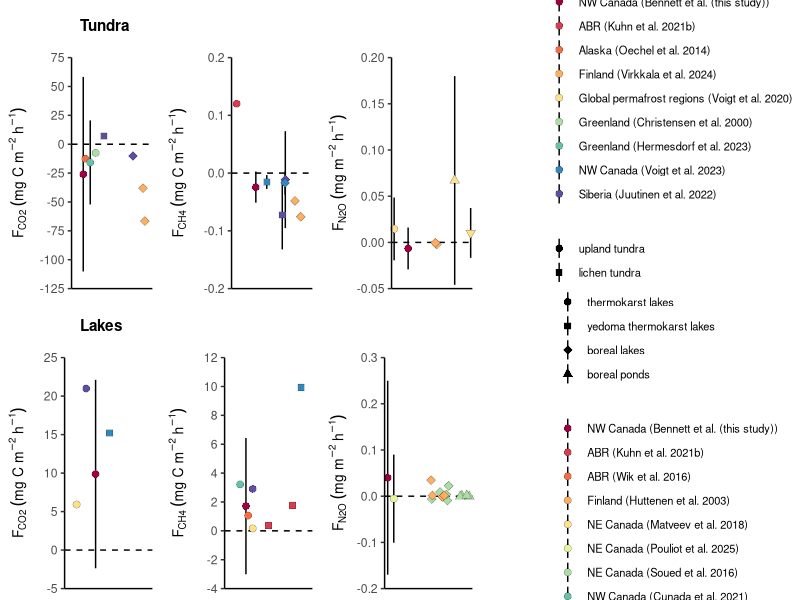
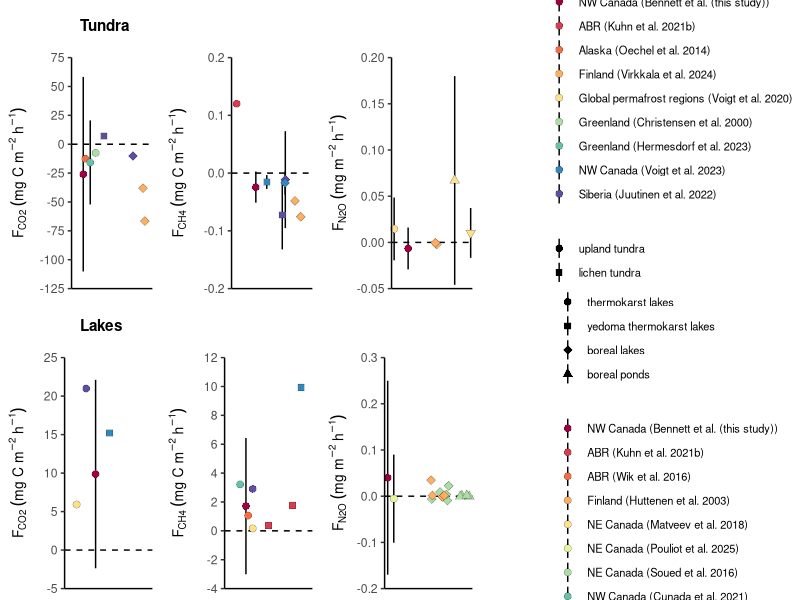

Write R code to recreate these figures, in order.
## ---- chunk 1
knitr::opts_chunk$set(echo = TRUE)
## ---- chunk 2
library('dplyr')
library('purrr')
library("ggplot2")
library("tidyr")
library("cowplot")
## ---- chunk 3
tundra_litvals <- read.csv(file = "data/tundra_lit_comparison_cleaned.csv" )
lake_litvals <- read.csv(file = "data/lake_lit_comparison_cleaned.csv")

#add labeling column "region (reference)"
tundra_litvals <- tundra_litvals %>%
  mutate(p_label = paste0(region, " (", reference, ")"))
head(tundra_litvals$p_label)

lake_litvals <- lake_litvals %>%
  mutate(p_label = paste0(region, " (", reference, ")"))
head(lake_litvals$p_label)
## ---- chunk 4
## plot aesthetics
#create color palette
tundra_col_pal <- c("#9E0142FF", "#D53E4FFF", "#F46D43FF", "#FDAE61FF", "#FEE08BFF", "#ABDDA4FF", "#66C2A5FF", "#3288BDFF", "#5E4FA2FF")
#shape palette 
tundra_shape_pal <- c(21:25) #same for lakes
#set tundra_type order
tundra_order <- c("upland tundra", "lichen tundra", "shrub tundra", "unvegetated permafrost", "vegetated permafrost")
#set manual order to legend entries, put my study first
tundra_litvals$p_label <- factor(tundra_litvals$p_label,
                       levels = c("NW Canada (Bennett et al. (this study))",
                                  sort(setdiff(unique(tundra_litvals$p_label), "NW Canada (Bennett et al. (this study))"))))

pt_size <- 2.4 #universal point size 
lg_size <- 0.6 #universal legend point size 

## Plotting
# CO2 tundra
p_co2 <- ggplot(data = tundra_litvals, 
                aes(x = factor(tundra_type,levels = tundra_order), y = mean_co2_mgcm2h, 
                                           fill = p_label, shape = tundra_type))+
  geom_hline(yintercept = 0, linetype = "dashed", color = "black")+
  geom_pointrange(aes(ymin = mean_co2_mgcm2h - sd_co2_mgcm2h, #use geom to jitter with errorbars
                      ymax = mean_co2_mgcm2h + sd_co2_mgcm2h), 
                    position=position_jitter(width=0.5), 
                    linetype='solid', size = 1, stroke = 0.1, #point border thickness
                  fatten = pt_size) + #point size
  scale_fill_manual(values = tundra_col_pal, name = NULL)+
  scale_shape_manual(values = tundra_shape_pal, breaks = tundra_order, name = NULL)+ 
  ylab(expression(F[CO2]~(mg~C~m^{-2}~h^{-1}))) + 
  scale_y_continuous(breaks = seq(-125, 75, by = 25), limits = c(-125, 75), 
                     expand = c(0, 0))+ #ends axis exactly at limits
  xlim(c("upland tundra", "lichen tundra", "shrub tundra"))+
  guides(fill = guide_legend(override.aes = list(shape = 21, size = lg_size, stroke = 0.1)), #both legends plot
  shape = guide_legend(override.aes = list(fill = "black", size = lg_size)))+
  coord_cartesian(clip = "off")+ #prevents clipping of shapes
  theme_classic()+
  theme(axis.title.x = element_blank(), axis.ticks.x = element_blank(), axis.text.x = element_blank(),
        legend.text = element_text(size = 8), axis.title.y = element_text(size = 10),
        legend.position = "none") 

# CH4 tundra
p_ch4 <- ggplot(data = tundra_litvals, aes(x = factor(tundra_type, levels = tundra_order), y = mean_ch4_mgcm2h, 
                                           fill = p_label, shape = tundra_type))+
  geom_hline(yintercept = 0, linetype = "dashed", color = "black")+
  geom_pointrange(aes(ymin = mean_ch4_mgcm2h - sd_ch4_mgcm2h, #use geom to jitter with errorbars
                      ymax = mean_ch4_mgcm2h + sd_ch4_mgcm2h), 
                    position=position_jitter(width=0.5), 
                    linetype='solid', size = 1, stroke = 0.1,
                  fatten = pt_size) + #point size
  scale_fill_manual(values = tundra_col_pal, name = "Source")+
  scale_shape_manual(values = tundra_shape_pal, breaks = tundra_order, name = "Landcover type")+ 
  ylab(expression(F[CH4]~(mg~C~m^{-2}~h^{-1}))) + 
  scale_y_continuous(breaks = seq(-0.2, 0.2, by = 0.1), limits = c(-0.2, 0.2), 
                     expand = c(0, 0))+ #ends axis exactly at limits
   xlim(c("upland tundra", "lichen tundra", "shrub tundra"))+
  guides(fill = guide_legend(override.aes = list(shape = 21)),
  shape = guide_legend(override.aes = list(fill = "black")))+
  coord_cartesian(clip = "off")+ #prevents clipping of shapes
  theme_classic()+
  theme(axis.title.x = element_blank(), axis.ticks.x = element_blank(), axis.text.x = element_blank(),
        legend.text = element_text(size = 8), axis.title.y = element_text(size = 10),
        legend.position = "none") #turn off legend

#N2O tundra
p_n2o <- ggplot(data = tundra_litvals, aes(x = factor(tundra_type, levels = tundra_order), y = mean_n2o_mgm2h, 
                                           fill = p_label, shape = tundra_type))+
  geom_hline(yintercept = 0, linetype = "dashed", color = "black")+
  geom_pointrange(aes(ymin = mean_n2o_mgm2h - sd_n2o_mgm2h, #use geom to jitter with errorbars
                      ymax = mean_n2o_mgm2h + sd_n2o_mgm2h), 
                    position=position_jitter(width=0.5), 
                    linetype='solid',  size = 1, stroke = 0.1,
                  fatten = pt_size) + #point size
  scale_fill_manual(values = tundra_col_pal, name = "Source")+
  scale_shape_manual(values = tundra_shape_pal, breaks = tundra_order, name = "Landcover type")+
  ylab(expression(F[N2O]~(mg~m^{-2}~h^{-1}))) + 
  scale_y_continuous(breaks = seq(-0.05, 0.2, by = 0.05), limits = c(-0.05, 0.2), 
                     expand = c(0, 0))+ #ends axis exactly at limits
  guides(fill = guide_legend(override.aes = list(shape = 21)),
  shape = guide_legend(override.aes = list(fill = "black")))+
  coord_cartesian(clip = "off")+ #prevents clipping of shapes
  theme_classic()+
  theme(axis.title.x = element_blank(), axis.ticks.x = element_blank(), axis.text.x = element_blank(),
        legend.text = element_text(size = 8), axis.title.y = element_text(size = 10),
        legend.position = "none") #turn off legend
## ---- chunk 5
## plot aesthetics
lake_col_pal <- c("#9E0142FF", "#D53E4FFF", "#F46D43FF", "#FDAE61FF", "#FEE08BFF", "#E6F598FF", "#ABDDA4FF", "#66C2A5FF", "#3288BDFF", "#5E4FA2FF")  
#shape palette 
lake_shape_pal <- c(21:24)
#set lake_type order
lake_order <- c("thermokarst lakes", "yedoma thermokarst lakes", "boreal lakes", "boreal ponds")
#legend order, put my study first
lake_litvals$p_label <- factor(lake_litvals$p_label,
                       levels = c("NW Canada (Bennett et al. (this study))",
                                  sort(setdiff(unique(lake_litvals$p_label), "NW Canada (Bennett et al. (this study))"))))

#CO2 lake
lac_co2 <- ggplot(data = lake_litvals, aes(x = factor(broader_ecosystem_type, levels = lake_order),
                                           y = mean_co2_mgcm2h, 
                                           fill = p_label, shape = broader_ecosystem_type))+
  geom_hline(yintercept = 0, linetype = "dashed", color = "black")+
  geom_pointrange(aes(ymin = mean_co2_mgcm2h - sd_co2_mgcm2h, #use geom to jitter with errorbars
                      ymax = mean_co2_mgcm2h + sd_co2_mgcm2h), 
                    position=position_jitter(width=0.5), 
                    linetype='solid', size = 1,stroke = 0.1,
                  fatten = pt_size) +
  scale_fill_manual(values = lake_col_pal, name = NULL)+
  scale_shape_manual(values = lake_shape_pal, breaks = lake_order, name = NULL)+ 
  ylab(expression(F[CO2]~(mg~C~m^{-2}~h^{-1}))) + 
  scale_y_continuous(breaks = seq(-5, 25, by =5), limits = c(-5, 25), 
                    expand = c(0, 0))+ #ends axis exactly at limits
  xlim(c("thermokarst lakes", "yedoma thermokarst lakes"))+
  guides(fill = guide_legend(override.aes = list(shape = 21, size = lg_size, stroke = 0.1)), #guides ensures both legends plot, 
  shape = guide_legend(override.aes = list(fill = "black", size = lg_size)))+
  coord_cartesian(clip = "off")+ #prevents clipping of shapes
  theme_classic()+
  theme(axis.title.x = element_blank(), axis.ticks.x = element_blank(), axis.text.x = element_blank(),
        legend.text = element_text(size = 8), axis.title.y = element_text(size = 10),
      legend.position = "none") 

#CH4 lake
lac_ch4 <- ggplot(data = lake_litvals, aes(x = factor(broader_ecosystem_type, levels = lake_order),
                                           y = mean_ch4_mgcm2h, 
                                           fill = p_label, shape = broader_ecosystem_type))+
  geom_hline(yintercept = 0, linetype = "dashed", color = "black")+
  geom_pointrange(aes(ymin = mean_ch4_mgcm2h - sd_ch4_mgcm2h, #use geom to jitter with errorbars
                      ymax = mean_ch4_mgcm2h + sd_ch4_mgcm2h), 
                    position=position_jitter(width=0.5), 
                    linetype='solid', size = 1,stroke = 0.1,
                  fatten = pt_size) +
  scale_fill_manual(values = lake_col_pal, name = "Source")+
  scale_shape_manual(values = lake_shape_pal, breaks = lake_order, name = "Waterbody type")+ 
  ylab(expression(F[CH4]~(mg~C~m^{-2}~h^{-1}))) + 
  scale_y_continuous(breaks = seq(-4, 12, by =2), limits = c(-4, 12), 
                    expand = c(0, 0))+ #ends axis exactly at limits
  xlim(c("thermokarst lakes", "yedoma thermokarst lakes"))+
  guides(fill = guide_legend(override.aes = list(shape = 21)), #ensures both fill and shape legends plot
  shape = guide_legend(override.aes = list(fill = "black")))+
  coord_cartesian(clip = "off")+ #prevents clipping of shapes
  theme_classic()+
  theme(axis.title.x = element_blank(), axis.ticks.x = element_blank(), axis.text.x = element_blank(),
        legend.text = element_text(size = 8), axis.title.y = element_text(size = 10),
        legend.position = "none") #turn off legend

#N2O tundra
lac_n2o <- ggplot(data = lake_litvals, aes(x = factor(broader_ecosystem_type, levels = lake_order),
                                           y = mean_n2o_mgm2h, 
                                           fill = p_label, shape = broader_ecosystem_type))+
  geom_hline(yintercept = 0, linetype = "dashed", color = "black")+
  geom_pointrange(aes(ymin = mean_n2o_mgm2h - sd_n2o_mgm2h, #use geom to jitter with errorbars
                      ymax = mean_n2o_mgm2h + sd_n2o_mgm2h), 
                    position=position_jitter(width=0.5), 
                    linetype='solid', size = 1, stroke = 0.1,
                  fatten = pt_size) +
  scale_fill_manual(values = lake_col_pal, name = "Source")+
  scale_shape_manual(values = lake_shape_pal, breaks = lake_order, name = "Waterbody type")+ 
  ylab(expression(F[N2O]~(mg~m^{-2}~h^{-1}))) + 
  scale_y_continuous(breaks = seq(-0.2, 0.3, by =0.1), limits = c(-0.2, 0.3), 
                    expand = c(0, 0))+ #ends axis exactly at limits
  guides(fill = guide_legend(override.aes = list(shape = 21)), #ensures both fill and shape legends plot
  shape = guide_legend(override.aes = list(fill = "black")))+
  coord_cartesian(clip = "off")+ #prevents clipping of shapes
  theme_classic()+
  theme(axis.title.x = element_blank(), axis.ticks.x = element_blank(), axis.text.x = element_blank(),
        legend.text = element_text(size = 8), axis.title.y = element_text(size = 10),
        legend.position = "none") #turn off legend
## ---- chunk 6
#using cowplot

# Extract shared legends, set legend position
tundra_legend <- get_legend(
  p_co2 + theme(legend.position = "right"))  
lac_legend <- get_legend(
  lac_co2 + theme(legend.position = "right"))  

# Turn the legend into a plot
tundra_leg_plot <- ggdraw(tundra_legend)
lac_leg_plot <- ggdraw(lac_legend)

#create row subtitles
tundra_title <- ggdraw() + draw_label("Tundra", size = 11, fontface = "bold", x = 0.1, hjust = 0)
  
lac_title <- ggdraw() + draw_label("Lakes", size = 11, fontface = "bold", x = 0.1, hjust = 0)

#assemble panels
top_row <- plot_grid(
  p_co2, p_ch4, p_n2o, tundra_leg_plot,
  ncol = 4,
  align = "hv", #align all axes
  rel_widths = c(1, 1, 1, 2))   #adjust relative height/width proportions

bottom_row <- plot_grid(
  lac_co2, lac_ch4, lac_n2o, lac_leg_plot,
  ncol = 4,
  align = "hv",
  rel_widths = c(1, 1, 1, 2))

lit_all_plots <- plot_grid(
  tundra_title, 
  top_row,
  lac_title, 
  bottom_row, 
  ncol = 1, 
  rel_heights = c(0.2, 1, 0.2, 1)) #control title spacing
lit_all_plots

#export plot. Note: further editing done in an image editing software to show full legends etc. 
ggsave(lit_all_plots, 
       filename = "plots/lit_comp_plot.png",
       device = "png",
       height = 5, width = 6.5, units = "in",
       scale = 1.2)
